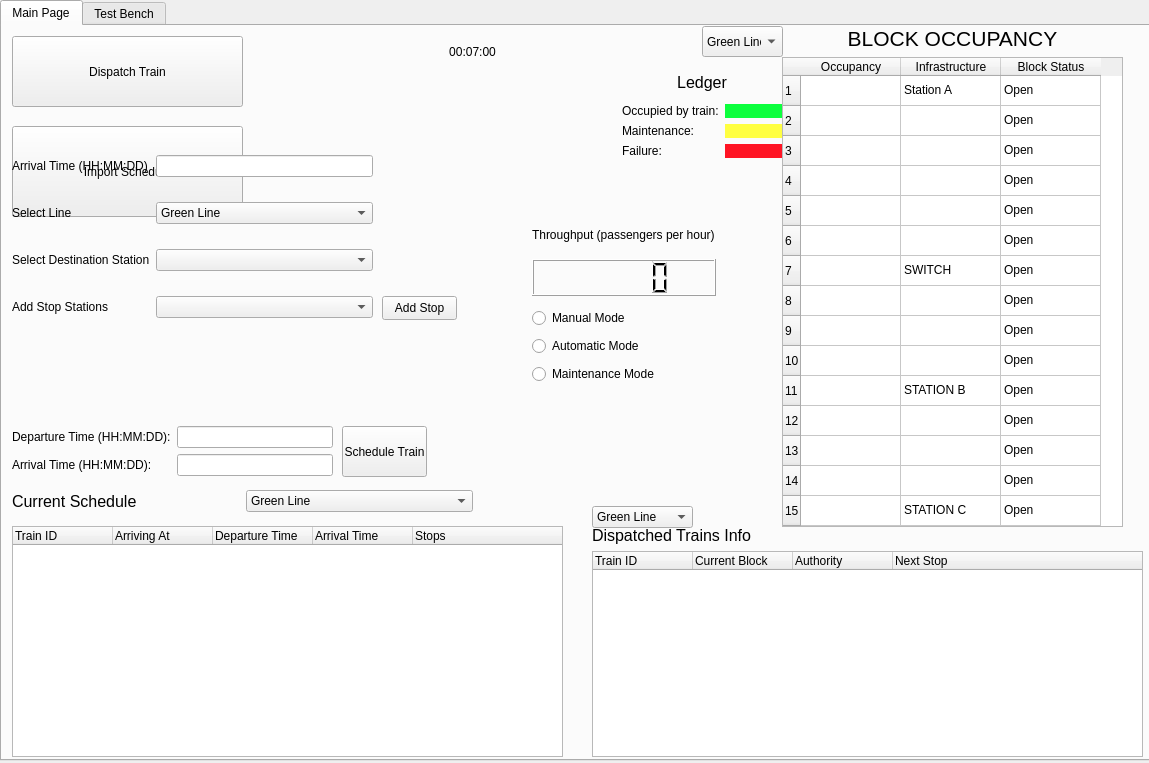
<?xml version="1.0" encoding="UTF-8"?>
<ui version="4.0">
 <class>Form</class>
 <widget class="QWidget" name="Form">
  <property name="geometry">
   <rect>
    <x>0</x>
    <y>0</y>
    <width>1149</width>
    <height>763</height>
   </rect>
  </property>
  <property name="windowTitle">
   <string>Form</string>
  </property>
  <widget class="QTabWidget" name="tabWidget">
   <property name="geometry">
    <rect>
     <x>0</x>
     <y>0</y>
     <width>1151</width>
     <height>761</height>
    </rect>
   </property>
   <property name="styleSheet">
    <string notr="true"/>
   </property>
   <property name="currentIndex">
    <number>0</number>
   </property>
   <widget class="QWidget" name="ctc_mainpage">
    <attribute name="title">
     <string>Main Page</string>
    </attribute>
    <widget class="QPushButton" name="import_schedule_btn">
     <property name="geometry">
      <rect>
       <x>10</x>
       <y>100</y>
       <width>231</width>
       <height>91</height>
      </rect>
     </property>
     <property name="text">
      <string>Import Schedule</string>
     </property>
    </widget>
    <widget class="QTreeWidget" name="schedule">
     <property name="geometry">
      <rect>
       <x>10</x>
       <y>500</y>
       <width>551</width>
       <height>231</height>
      </rect>
     </property>
     <column>
      <property name="text">
       <string>Train ID</string>
      </property>
     </column>
     <column>
      <property name="text">
       <string>Arriving At</string>
      </property>
     </column>
     <column>
      <property name="text">
       <string>Departure Time</string>
      </property>
     </column>
     <column>
      <property name="text">
       <string>Arrival Time</string>
      </property>
     </column>
     <column>
      <property name="text">
       <string>Stops</string>
      </property>
     </column>
    </widget>
    <widget class="QPushButton" name="dispatch_train_btn">
     <property name="geometry">
      <rect>
       <x>10</x>
       <y>10</y>
       <width>231</width>
       <height>71</height>
      </rect>
     </property>
     <property name="text">
      <string>Dispatch Train</string>
     </property>
    </widget>
    <widget class="QWidget" name="verticalLayoutWidget">
     <property name="geometry">
      <rect>
       <x>530</x>
       <y>280</y>
       <width>181</width>
       <height>81</height>
      </rect>
     </property>
     <layout class="QVBoxLayout" name="verticalLayout">
      <item>
       <widget class="QRadioButton" name="manual_mode_btn">
        <property name="text">
         <string>Manual Mode</string>
        </property>
       </widget>
      </item>
      <item>
       <widget class="QRadioButton" name="auto_mode_btn">
        <property name="text">
         <string>Automatic Mode</string>
        </property>
       </widget>
      </item>
      <item>
       <widget class="QRadioButton" name="maint_mode_btn">
        <property name="text">
         <string>Maintenance Mode</string>
        </property>
       </widget>
      </item>
     </layout>
    </widget>
    <widget class="QWidget" name="horizontalLayoutWidget">
     <property name="geometry">
      <rect>
       <x>10</x>
       <y>460</y>
       <width>461</width>
       <height>31</height>
      </rect>
     </property>
     <layout class="QHBoxLayout" name="horizontalLayout">
      <item>
       <widget class="QLabel" name="label_4">
        <property name="font">
         <font>
          <pointsize>12</pointsize>
         </font>
        </property>
        <property name="text">
         <string>Current Schedule</string>
        </property>
       </widget>
      </item>
      <item>
       <widget class="QComboBox" name="schedule_lines_box">
        <item>
         <property name="text">
          <string>Green Line</string>
         </property>
        </item>
        <item>
         <property name="text">
          <string>Red Line</string>
         </property>
        </item>
       </widget>
      </item>
     </layout>
    </widget>
    <widget class="QComboBox" name="occupancy_line_box">
     <property name="geometry">
      <rect>
       <x>700</x>
       <y>0</y>
       <width>81</width>
       <height>31</height>
      </rect>
     </property>
     <item>
      <property name="text">
       <string>Green Line</string>
      </property>
     </item>
     <item>
      <property name="text">
       <string>Red Line</string>
      </property>
     </item>
    </widget>
    <widget class="QWidget" name="verticalLayoutWidget_4">
     <property name="geometry">
      <rect>
       <x>780</x>
       <y>0</y>
       <width>341</width>
       <height>501</height>
      </rect>
     </property>
     <layout class="QVBoxLayout" name="verticalLayout_4">
      <item>
       <widget class="QLabel" name="label_7">
        <property name="font">
         <font>
          <pointsize>16</pointsize>
         </font>
        </property>
        <property name="text">
         <string>BLOCK OCCUPANCY</string>
        </property>
        <property name="alignment">
         <set>Qt::AlignCenter</set>
        </property>
       </widget>
      </item>
      <item>
       <widget class="QTableWidget" name="block_occupancy">
        <row/>
        <row/>
        <row/>
        <row/>
        <row/>
        <row/>
        <row/>
        <row/>
        <row/>
        <row/>
        <row/>
        <row/>
        <row/>
        <row/>
        <row/>
        <column>
         <property name="text">
          <string>Occupancy</string>
         </property>
        </column>
        <column>
         <property name="text">
          <string>Infrastructure</string>
         </property>
        </column>
        <column>
         <property name="text">
          <string>Block Status</string>
         </property>
        </column>
        <item row="0" column="1">
         <property name="text">
          <string>Station A</string>
         </property>
        </item>
        <item row="0" column="2">
         <property name="text">
          <string>Open</string>
         </property>
        </item>
        <item row="1" column="2">
         <property name="text">
          <string>Open</string>
         </property>
        </item>
        <item row="2" column="2">
         <property name="text">
          <string>Open</string>
         </property>
        </item>
        <item row="3" column="2">
         <property name="text">
          <string>Open</string>
         </property>
        </item>
        <item row="4" column="2">
         <property name="text">
          <string>Open</string>
         </property>
        </item>
        <item row="5" column="2">
         <property name="text">
          <string>Open</string>
         </property>
        </item>
        <item row="6" column="1">
         <property name="text">
          <string>SWITCH</string>
         </property>
        </item>
        <item row="6" column="2">
         <property name="text">
          <string>Open</string>
         </property>
        </item>
        <item row="7" column="2">
         <property name="text">
          <string>Open</string>
         </property>
        </item>
        <item row="8" column="2">
         <property name="text">
          <string>Open</string>
         </property>
        </item>
        <item row="9" column="1">
         <property name="text">
          <string/>
         </property>
        </item>
        <item row="9" column="2">
         <property name="text">
          <string>Open</string>
         </property>
        </item>
        <item row="10" column="1">
         <property name="text">
          <string>STATION B</string>
         </property>
        </item>
        <item row="10" column="2">
         <property name="text">
          <string>Open</string>
         </property>
        </item>
        <item row="11" column="2">
         <property name="text">
          <string>Open</string>
         </property>
        </item>
        <item row="12" column="2">
         <property name="text">
          <string>Open</string>
         </property>
        </item>
        <item row="13" column="2">
         <property name="text">
          <string>Open</string>
         </property>
        </item>
        <item row="14" column="1">
         <property name="text">
          <string>STATION C</string>
         </property>
        </item>
        <item row="14" column="2">
         <property name="text">
          <string>Open</string>
         </property>
        </item>
       </widget>
      </item>
     </layout>
    </widget>
    <widget class="QWidget" name="verticalLayoutWidget_10">
     <property name="geometry">
      <rect>
       <x>530</x>
       <y>190</y>
       <width>184</width>
       <height>80</height>
      </rect>
     </property>
     <layout class="QVBoxLayout" name="verticalLayout_10">
      <item>
       <widget class="QLabel" name="label_30">
        <property name="text">
         <string>Throughput (passengers per hour)</string>
        </property>
       </widget>
      </item>
      <item>
       <widget class="QLCDNumber" name="throughput_val"/>
      </item>
     </layout>
    </widget>
    <widget class="QWidget" name="verticalLayoutWidget_5">
     <property name="geometry">
      <rect>
       <x>620</x>
       <y>40</y>
       <width>160</width>
       <height>92</height>
      </rect>
     </property>
     <layout class="QVBoxLayout" name="verticalLayout_6">
      <item>
       <widget class="QLabel" name="label_15">
        <property name="font">
         <font>
          <pointsize>12</pointsize>
         </font>
        </property>
        <property name="text">
         <string>Ledger</string>
        </property>
        <property name="alignment">
         <set>Qt::AlignCenter</set>
        </property>
       </widget>
      </item>
      <item>
       <layout class="QFormLayout" name="formLayout">
        <item row="0" column="0">
         <widget class="QLabel" name="label_16">
          <property name="text">
           <string>Occupied by train:</string>
          </property>
         </widget>
        </item>
        <item row="0" column="1">
         <widget class="QLabel" name="label_17">
          <property name="styleSheet">
           <string notr="true">background-color: rgb(12, 255, 61);</string>
          </property>
          <property name="text">
           <string/>
          </property>
         </widget>
        </item>
        <item row="1" column="0">
         <widget class="QLabel" name="label_18">
          <property name="text">
           <string>Maintenance:</string>
          </property>
         </widget>
        </item>
        <item row="1" column="1">
         <widget class="QLabel" name="label_20">
          <property name="styleSheet">
           <string notr="true">background-color: rgb(255, 255, 65);</string>
          </property>
          <property name="text">
           <string/>
          </property>
         </widget>
        </item>
        <item row="2" column="0">
         <widget class="QLabel" name="label_19">
          <property name="text">
           <string>Failure:</string>
          </property>
         </widget>
        </item>
        <item row="2" column="1">
         <widget class="QLabel" name="label_21">
          <property name="styleSheet">
           <string notr="true">background-color: rgb(255, 20, 36);</string>
          </property>
          <property name="text">
           <string/>
          </property>
         </widget>
        </item>
       </layout>
      </item>
     </layout>
    </widget>
    <widget class="QWidget" name="manual_widget" native="true">
     <property name="geometry">
      <rect>
       <x>0</x>
       <y>90</y>
       <width>371</width>
       <height>191</height>
      </rect>
     </property>
    </widget>
    <widget class="QComboBox" name="dispatched_trains_line">
     <property name="geometry">
      <rect>
       <x>590</x>
       <y>480</y>
       <width>101</width>
       <height>22</height>
      </rect>
     </property>
     <item>
      <property name="text">
       <string>Green Line</string>
      </property>
     </item>
     <item>
      <property name="text">
       <string>Red Line</string>
      </property>
     </item>
    </widget>
    <widget class="QWidget" name="gridLayoutWidget_3">
     <property name="geometry">
      <rect>
       <x>590</x>
       <y>500</y>
       <width>551</width>
       <height>231</height>
      </rect>
     </property>
     <layout class="QGridLayout" name="gridLayout_3">
      <item row="0" column="0">
       <widget class="QLabel" name="label_14">
        <property name="font">
         <font>
          <pointsize>12</pointsize>
         </font>
        </property>
        <property name="text">
         <string>Dispatched Trains Info</string>
        </property>
       </widget>
      </item>
      <item row="1" column="0">
       <widget class="QTreeWidget" name="dispatched">
        <column>
         <property name="text">
          <string>Train ID</string>
         </property>
        </column>
        <column>
         <property name="text">
          <string>Current Block</string>
         </property>
        </column>
        <column>
         <property name="text">
          <string>Authority</string>
         </property>
        </column>
        <column>
         <property name="text">
          <string>Next Stop</string>
         </property>
        </column>
       </widget>
      </item>
     </layout>
    </widget>
    <widget class="QLabel" name="system_time">
     <property name="geometry">
      <rect>
       <x>410</x>
       <y>10</y>
       <width>121</width>
       <height>31</height>
      </rect>
     </property>
     <property name="text">
      <string>00:07:00</string>
     </property>
     <property name="alignment">
      <set>Qt::AlignCenter</set>
     </property>
    </widget>
    <widget class="QPushButton" name="schedule_train_btn">
     <property name="geometry">
      <rect>
       <x>340</x>
       <y>400</y>
       <width>85</width>
       <height>51</height>
      </rect>
     </property>
     <property name="text">
      <string>Schedule Train</string>
     </property>
    </widget>
    <widget class="QWidget" name="formLayoutWidget">
     <property name="geometry">
      <rect>
       <x>10</x>
       <y>400</y>
       <width>321</width>
       <height>51</height>
      </rect>
     </property>
     <layout class="QFormLayout" name="schedule_layout">
      <item row="0" column="0">
       <widget class="QLabel" name="departure_time_label">
        <property name="text">
         <string>Departure Time (HH:MM:DD):</string>
        </property>
       </widget>
      </item>
      <item row="0" column="1">
       <widget class="QLineEdit" name="departure_time"/>
      </item>
      <item row="1" column="0">
       <widget class="QLabel" name="label">
        <property name="text">
         <string>Arrival Time (HH:MM:DD):</string>
        </property>
       </widget>
      </item>
      <item row="1" column="1">
       <widget class="QLineEdit" name="arrival_time"/>
      </item>
     </layout>
    </widget>
    <widget class="QPushButton" name="add_stop">
     <property name="geometry">
      <rect>
       <x>380</x>
       <y>270</y>
       <width>75</width>
       <height>24</height>
      </rect>
     </property>
     <property name="text">
      <string>Add Stop</string>
     </property>
    </widget>
    <widget class="QWidget" name="horizontalLayoutWidget_2">
     <property name="geometry">
      <rect>
       <x>390</x>
       <y>40</y>
       <width>160</width>
       <height>80</height>
      </rect>
     </property>
     <layout class="QHBoxLayout" name="horizontalLayout_3"/>
    </widget>
    <widget class="QWidget" name="gridLayoutWidget_2">
     <property name="geometry">
      <rect>
       <x>10</x>
       <y>110</y>
       <width>361</width>
       <height>201</height>
      </rect>
     </property>
     <layout class="QGridLayout" name="manual_layout">
      <item row="0" column="1">
       <widget class="QLineEdit" name="arrival_time_dis"/>
      </item>
      <item row="1" column="1">
       <widget class="QComboBox" name="manual_dispatch_line">
        <item>
         <property name="text">
          <string>Green Line</string>
         </property>
        </item>
        <item>
         <property name="text">
          <string>Red Line</string>
         </property>
        </item>
       </widget>
      </item>
      <item row="4" column="1">
       <widget class="QComboBox" name="stop_box_list"/>
      </item>
      <item row="2" column="0">
       <widget class="QLabel" name="label_10">
        <property name="text">
         <string>Select Destination Station</string>
        </property>
       </widget>
      </item>
      <item row="2" column="1">
       <widget class="QComboBox" name="manual_dispatch_destination"/>
      </item>
      <item row="1" column="0">
       <widget class="QLabel" name="label_8">
        <property name="text">
         <string>Select Line</string>
        </property>
       </widget>
      </item>
      <item row="4" column="0">
       <widget class="QLabel" name="label_12">
        <property name="text">
         <string>Add Stop Stations</string>
        </property>
       </widget>
      </item>
      <item row="0" column="0">
       <widget class="QLabel" name="label_9">
        <property name="text">
         <string>Arrival Time (HH:MM:DD)</string>
        </property>
       </widget>
      </item>
     </layout>
    </widget>
   </widget>
   <widget class="QWidget" name="ctc_testbench">
    <attribute name="title">
     <string>Test Bench</string>
    </attribute>
    <widget class="QWidget" name="verticalLayoutWidget_2">
     <property name="geometry">
      <rect>
       <x>10</x>
       <y>240</y>
       <width>251</width>
       <height>80</height>
      </rect>
     </property>
     <layout class="QVBoxLayout" name="verticalLayout_2">
      <item>
       <widget class="QLabel" name="label_11">
        <property name="font">
         <font>
          <pointsize>12</pointsize>
         </font>
        </property>
        <property name="text">
         <string>TICKET SALES (hourly)</string>
        </property>
        <property name="textFormat">
         <enum>Qt::AutoText</enum>
        </property>
        <property name="alignment">
         <set>Qt::AlignCenter</set>
        </property>
       </widget>
      </item>
      <item>
       <layout class="QHBoxLayout" name="horizontalLayout_2">
        <item>
         <widget class="QComboBox" name="line_throughput_tb">
          <item>
           <property name="text">
            <string>Blue Line</string>
           </property>
          </item>
         </widget>
        </item>
        <item>
         <widget class="QComboBox" name="throughput_station_tb">
          <item>
           <property name="text">
            <string>Station A</string>
           </property>
          </item>
          <item>
           <property name="text">
            <string>Station B</string>
           </property>
          </item>
          <item>
           <property name="text">
            <string>Station C</string>
           </property>
          </item>
         </widget>
        </item>
        <item>
         <widget class="QSpinBox" name="throughput_tb"/>
        </item>
       </layout>
      </item>
     </layout>
    </widget>
    <widget class="QPushButton" name="apply_changes">
     <property name="geometry">
      <rect>
       <x>720</x>
       <y>10</y>
       <width>181</width>
       <height>71</height>
      </rect>
     </property>
     <property name="text">
      <string>Apply Changes</string>
     </property>
    </widget>
    <widget class="QWidget" name="verticalLayoutWidget_9">
     <property name="geometry">
      <rect>
       <x>10</x>
       <y>10</y>
       <width>671</width>
       <height>211</height>
      </rect>
     </property>
     <layout class="QVBoxLayout" name="verticalLayout_9">
      <item>
       <widget class="QComboBox" name="comboBox">
        <item>
         <property name="text">
          <string>Blue Line</string>
         </property>
        </item>
       </widget>
      </item>
      <item>
       <layout class="QGridLayout" name="gridLayout">
        <item row="2" column="0">
         <widget class="QLabel" name="label_2">
          <property name="text">
           <string>Set Crossing State</string>
          </property>
         </widget>
        </item>
        <item row="3" column="0">
         <widget class="QLabel" name="label_3">
          <property name="text">
           <string>Set Track Failure</string>
          </property>
         </widget>
        </item>
        <item row="4" column="2">
         <widget class="QComboBox" name="maintenance_state_tb">
          <item>
           <property name="text">
            <string/>
           </property>
          </item>
          <item>
           <property name="text">
            <string>Active</string>
           </property>
          </item>
         </widget>
        </item>
        <item row="3" column="1">
         <widget class="QComboBox" name="track_tb">
          <item>
           <property name="text">
            <string>1</string>
           </property>
          </item>
          <item>
           <property name="text">
            <string>2</string>
           </property>
          </item>
          <item>
           <property name="text">
            <string>3</string>
           </property>
          </item>
          <item>
           <property name="text">
            <string>4</string>
           </property>
          </item>
          <item>
           <property name="text">
            <string>5</string>
           </property>
          </item>
          <item>
           <property name="text">
            <string>6</string>
           </property>
          </item>
          <item>
           <property name="text">
            <string>7</string>
           </property>
          </item>
          <item>
           <property name="text">
            <string>8</string>
           </property>
          </item>
          <item>
           <property name="text">
            <string>9</string>
           </property>
          </item>
          <item>
           <property name="text">
            <string>10</string>
           </property>
          </item>
          <item>
           <property name="text">
            <string>11</string>
           </property>
          </item>
          <item>
           <property name="text">
            <string>12</string>
           </property>
          </item>
          <item>
           <property name="text">
            <string>13</string>
           </property>
          </item>
          <item>
           <property name="text">
            <string>14</string>
           </property>
          </item>
          <item>
           <property name="text">
            <string>15</string>
           </property>
          </item>
         </widget>
        </item>
        <item row="1" column="2">
         <widget class="QComboBox" name="comboBox_2">
          <item>
           <property name="text">
            <string/>
           </property>
          </item>
          <item>
           <property name="text">
            <string>7-&gt;8</string>
           </property>
          </item>
          <item>
           <property name="text">
            <string>7-&gt;12</string>
           </property>
          </item>
         </widget>
        </item>
        <item row="4" column="0">
         <widget class="QLabel" name="label_5">
          <property name="text">
           <string>Set Maintenance</string>
          </property>
         </widget>
        </item>
        <item row="1" column="1">
         <widget class="QComboBox" name="comboBox_8">
          <item>
           <property name="text">
            <string>7</string>
           </property>
          </item>
         </widget>
        </item>
        <item row="2" column="2">
         <widget class="QComboBox" name="comboBox_3">
          <item>
           <property name="text">
            <string/>
           </property>
          </item>
          <item>
           <property name="text">
            <string>Closed</string>
           </property>
          </item>
         </widget>
        </item>
        <item row="4" column="1">
         <widget class="QComboBox" name="maintenance_tb">
          <item>
           <property name="text">
            <string>1</string>
           </property>
          </item>
          <item>
           <property name="text">
            <string>2</string>
           </property>
          </item>
          <item>
           <property name="text">
            <string>3</string>
           </property>
          </item>
          <item>
           <property name="text">
            <string>4</string>
           </property>
          </item>
          <item>
           <property name="text">
            <string>5</string>
           </property>
          </item>
          <item>
           <property name="text">
            <string>6</string>
           </property>
          </item>
          <item>
           <property name="text">
            <string>7</string>
           </property>
          </item>
          <item>
           <property name="text">
            <string>8</string>
           </property>
          </item>
          <item>
           <property name="text">
            <string>9</string>
           </property>
          </item>
          <item>
           <property name="text">
            <string>10</string>
           </property>
          </item>
          <item>
           <property name="text">
            <string>11</string>
           </property>
          </item>
          <item>
           <property name="text">
            <string>12</string>
           </property>
          </item>
          <item>
           <property name="text">
            <string>13</string>
           </property>
          </item>
          <item>
           <property name="text">
            <string>14</string>
           </property>
          </item>
          <item>
           <property name="text">
            <string>15</string>
           </property>
          </item>
         </widget>
        </item>
        <item row="3" column="2">
         <widget class="QComboBox" name="track_state_tb">
          <item>
           <property name="text">
            <string/>
           </property>
          </item>
          <item>
           <property name="text">
            <string>Failure</string>
           </property>
          </item>
         </widget>
        </item>
        <item row="2" column="1">
         <widget class="QComboBox" name="comboBox_9">
          <item>
           <property name="text">
            <string>5</string>
           </property>
          </item>
         </widget>
        </item>
        <item row="5" column="0">
         <widget class="QLabel" name="label_6">
          <property name="text">
           <string>Set Block Occupancy</string>
          </property>
         </widget>
        </item>
        <item row="5" column="2">
         <widget class="QComboBox" name="block_state_tb">
          <item>
           <property name="text">
            <string/>
           </property>
          </item>
          <item>
           <property name="text">
            <string>Occupied</string>
           </property>
          </item>
         </widget>
        </item>
        <item row="1" column="0">
         <widget class="QLabel" name="label_77">
          <property name="text">
           <string>Set Switch State</string>
          </property>
         </widget>
        </item>
        <item row="5" column="1">
         <widget class="QComboBox" name="block_occupancy_tb">
          <item>
           <property name="text">
            <string>1</string>
           </property>
          </item>
          <item>
           <property name="text">
            <string>2</string>
           </property>
          </item>
          <item>
           <property name="text">
            <string>3</string>
           </property>
          </item>
          <item>
           <property name="text">
            <string>4</string>
           </property>
          </item>
          <item>
           <property name="text">
            <string>5</string>
           </property>
          </item>
          <item>
           <property name="text">
            <string>6</string>
           </property>
          </item>
          <item>
           <property name="text">
            <string>7</string>
           </property>
          </item>
          <item>
           <property name="text">
            <string>8</string>
           </property>
          </item>
          <item>
           <property name="text">
            <string>9</string>
           </property>
          </item>
          <item>
           <property name="text">
            <string>10</string>
           </property>
          </item>
          <item>
           <property name="text">
            <string>11</string>
           </property>
          </item>
          <item>
           <property name="text">
            <string>12</string>
           </property>
          </item>
          <item>
           <property name="text">
            <string>13</string>
           </property>
          </item>
          <item>
           <property name="text">
            <string>14</string>
           </property>
          </item>
          <item>
           <property name="text">
            <string>15</string>
           </property>
          </item>
         </widget>
        </item>
        <item row="0" column="0">
         <widget class="QLabel" name="label_27">
          <property name="text">
           <string>Signal</string>
          </property>
         </widget>
        </item>
        <item row="0" column="1">
         <widget class="QLabel" name="label_28">
          <property name="text">
           <string>Block</string>
          </property>
         </widget>
        </item>
        <item row="0" column="2">
         <widget class="QLabel" name="label_29">
          <property name="text">
           <string>State</string>
          </property>
         </widget>
        </item>
       </layout>
      </item>
     </layout>
    </widget>
    <widget class="QLabel" name="label_13">
     <property name="geometry">
      <rect>
       <x>550</x>
       <y>230</y>
       <width>141</width>
       <height>41</height>
      </rect>
     </property>
     <property name="font">
      <font>
       <pointsize>12</pointsize>
      </font>
     </property>
     <property name="text">
      <string>Change Train Data</string>
     </property>
     <property name="textFormat">
      <enum>Qt::AutoText</enum>
     </property>
     <property name="alignment">
      <set>Qt::AlignCenter</set>
     </property>
    </widget>
    <widget class="QWidget" name="gridLayoutWidget">
     <property name="geometry">
      <rect>
       <x>370</x>
       <y>270</y>
       <width>521</width>
       <height>181</height>
      </rect>
     </property>
     <layout class="QGridLayout" name="gridLayout_2">
      <item row="1" column="2">
       <widget class="QComboBox" name="comboBox_11">
        <item>
         <property name="text">
          <string>Alternate Route</string>
         </property>
        </item>
       </widget>
      </item>
      <item row="1" column="1">
       <widget class="QComboBox" name="comboBox_10">
        <item>
         <property name="text">
          <string>Train ID</string>
         </property>
        </item>
       </widget>
      </item>
      <item row="0" column="0">
       <widget class="QComboBox" name="comboBox_4">
        <item>
         <property name="text">
          <string>Select Line</string>
         </property>
        </item>
       </widget>
      </item>
      <item row="0" column="2">
       <widget class="QComboBox" name="comboBox_6">
        <item>
         <property name="text">
          <string>Delays</string>
         </property>
        </item>
       </widget>
      </item>
      <item row="1" column="0">
       <widget class="QComboBox" name="comboBox_7">
        <item>
         <property name="text">
          <string>Select Line</string>
         </property>
        </item>
       </widget>
      </item>
      <item row="0" column="1">
       <widget class="QComboBox" name="comboBox_5">
        <item>
         <property name="text">
          <string>Train ID</string>
         </property>
        </item>
       </widget>
      </item>
      <item row="2" column="0">
       <widget class="QComboBox" name="comboBox_12">
        <item>
         <property name="text">
          <string>Select Line</string>
         </property>
        </item>
       </widget>
      </item>
      <item row="2" column="1">
       <widget class="QComboBox" name="comboBox_13">
        <item>
         <property name="text">
          <string>Train ID</string>
         </property>
        </item>
       </widget>
      </item>
      <item row="2" column="2">
       <widget class="QComboBox" name="comboBox_14">
        <item>
         <property name="text">
          <string>Emergency Stop</string>
         </property>
        </item>
       </widget>
      </item>
     </layout>
    </widget>
   </widget>
  </widget>
 </widget>
 <resources/>
 <connections/>
</ui>
